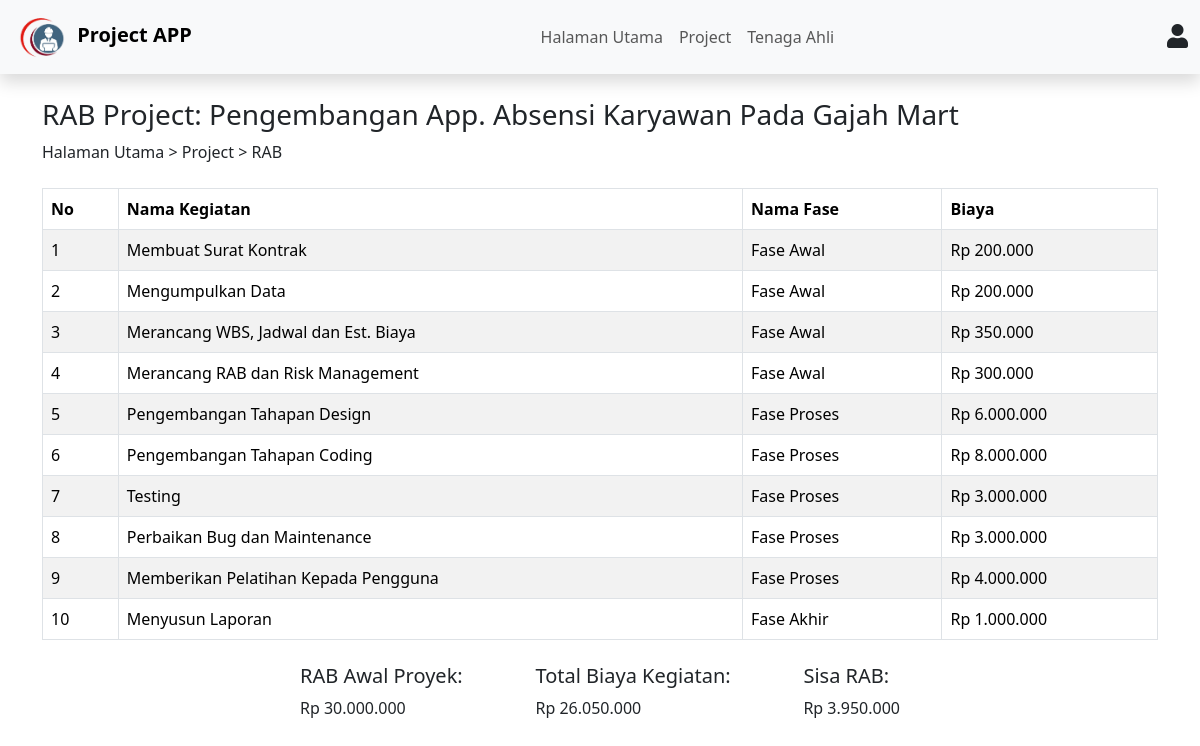
The page /rab.php?id=1 (signed in) on the database its author committed.
### tables this page shows
CREATE TABLE `proyek` (
  `id` int NOT NULL,
  `nama_proyek` varchar(255) NOT NULL,
  `deskripsi` text,
  `tanggal_mulai` date DEFAULT NULL,
  `tanggal_selesai` date DEFAULT NULL,
  `id_user` int NOT NULL,
  `rab` int DEFAULT '0'
);

CREATE TABLE `kegiatan` (
  `id` int NOT NULL,
  `id_fase` int DEFAULT NULL,
  `nama_kegiatan` varchar(255) NOT NULL,
  `tanggal_mulai_kegiatan` date DEFAULT NULL,
  `tanggal_selesai_kegiatan` date NOT NULL,
  `biaya` int DEFAULT '0',
  `keterangan` text,
  `id_tenaga_ahli` int NOT NULL
);

CREATE TABLE `fase` (
  `id` int NOT NULL,
  `id_proyek` int DEFAULT NULL,
  `nama_fase` varchar(255) NOT NULL
);

### rab.php (the view, shortened to what this page needs)
<?php
include 'layout/header.php';
if (isset($_GET['id']) && is_numeric($_GET['id'])) {
    $id_proyek = $_GET['id'];
    $sql_project = "SELECT * FROM proyek WHERE id = $id_proyek";
    $result_project = $conn->query($sql_project);
    if ($result_project->num_rows > 0) {
        $project = $result_project->fetch_assoc();
    } else {
        echo "Proyek tidak ditemukan.";
        exit;
    }
} else {
    header("Location: project.php");
    exit;
}
$sql_rab = "SELECT proyek.nama_proyek, proyek.rab, SUM(kegiatan.biaya) AS total_biaya
            FROM proyek
            LEFT JOIN fase ON fase.id_proyek = proyek.id
            LEFT JOIN kegiatan ON kegiatan.id_fase = fase.id
            WHERE proyek.id = $id_proyek
            GROUP BY proyek.id";
$result_rab = $conn->query($sql_rab);
$rab = $result_rab->fetch_assoc();
$sisa_rab = $rab['rab'] - $rab['total_biaya'];
$sql_kegiatan = "SELECT kegiatan.nama_kegiatan, fase.nama_fase, kegiatan.biaya
                 FROM kegiatan
                 JOIN fase ON kegiatan.id_fase = fase.id
                 WHERE fase.id_proyek = $id_proyek
                 ORDER BY fase.id ASC";
$result_kegiatan = $conn->query($sql_kegiatan);
?>
<div class="container mt-4">
    <h3 class="mb-2">RAB Project: <?= htmlspecialchars($project['nama_proyek']); ?></h3>
    <p class="mb-3">
        <a class="text-decoration-none text-dark" href="dashboard.php">Halaman Utama</a> >
        <a class="text-decoration-none text-dark" href="project.php?id=<?= $id_proyek ?>">Project</a> > RAB
    </p>
    <table class="table table-bordered table-striped mt-4">
        <thead>
            <tr>
                <th>No</th>
                <th>Nama Kegiatan</th>
                <th>Nama Fase</th>
                <th>Biaya</th>
            </tr>
        </thead>
        <tbody>
            <?php
            $no = 1;
            while ($kegiatan = $result_kegiatan->fetch_assoc()) :
            ?>
                <tr>
                    <td><?= $no++; ?></td>
                    <td><?= htmlspecialchars($kegiatan['nama_kegiatan']); ?></td>
                    <td><?= htmlspecialchars($kegiatan['nama_fase']); ?></td>
                    <td>Rp <?= number_format($kegiatan['biaya'], 0, ',', '.'); ?></td>
                </tr>
            <?php endwhile; ?>
        </tbody>
    </table>
    <div class="d-flex justify-content-between mx-auto mt-4" style="max-width: 600px;">
        <div>
            <h5>RAB Awal Proyek:</h5>
            <p>Rp <?= number_format($rab['rab'], 0, ',', '.'); ?></p>
        </div>
        <div>
            <h5>Total Biaya Kegiatan:</h5>
            <p>Rp <?= number_format($rab['total_biaya'], 0, ',', '.'); ?></p>
        </div>
        <div>
            <h5>Sisa RAB:</h5>
            <p>Rp <?= number_format($sisa_rab, 0, ',', '.'); ?></p>
        </div>
    </div>
</div>
<?php include 'layout/footer.php'; ?>

### rows shown on the page
proyek: nama_proyek "Pengembangan App. Absensi Karyawan Pada Gajah Mart", rab "30.000.000"
kegiatan: nama_kegiatan "Membuat Surat Kontrak", id_fase.nama_fase "Fase Awal", biaya "200.000"
kegiatan: nama_kegiatan "Mengumpulkan Data", id_fase.nama_fase "Fase Awal", biaya "200.000"
kegiatan: nama_kegiatan "Merancang WBS, Jadwal dan Est. Biaya", id_fase.nama_fase "Fase Awal", biaya "350.000"
kegiatan: nama_kegiatan "Merancang RAB dan Risk Management", id_fase.nama_fase "Fase Awal", biaya "300.000"
kegiatan: nama_kegiatan "Pengembangan Tahapan Design", id_fase.nama_fase "Fase Proses", biaya "6.000.000"
kegiatan: nama_kegiatan "Pengembangan Tahapan Coding", id_fase.nama_fase "Fase Proses", biaya "8.000.000"
kegiatan: nama_kegiatan "Testing", id_fase.nama_fase "Fase Proses", biaya "3.000.000"
kegiatan: nama_kegiatan "Perbaikan Bug dan Maintenance", id_fase.nama_fase "Fase Proses", biaya "3.000.000"
kegiatan: nama_kegiatan "Memberikan Pelatihan Kepada Pengguna", id_fase.nama_fase "Fase Proses", biaya "4.000.000"
kegiatan: nama_kegiatan "Menyusun Laporan", id_fase.nama_fase "Fase Akhir", biaya "1.000.000"

### other values the page prints
$rab['total_biaya'] "26.050.000"
$sisa_rab "3.950.000"
